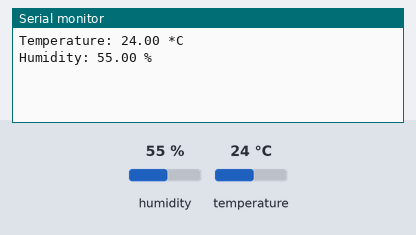
Simulated run of this sketch. Board: Arduino Uno, built with avr-gcc and run on an emulated ATmega328P. On the bench: the last lines printed to the serial monitor. Inputs (shaded band) come from the test bench; at power-on: humidity 55 %, temperature 24 °C.

Above: at 2.2 s.
2.3 s: humidity set to 22 %
At 3.7 s:
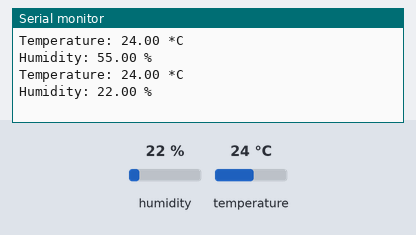
5.0 s: temperature set to 12 °C
At 5.5 s:
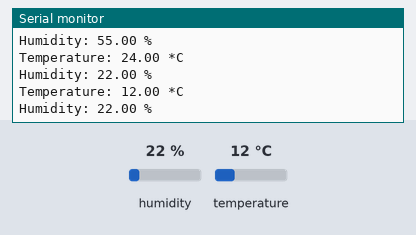
7.7 s: humidity set to 40 %
At 10.1 s:
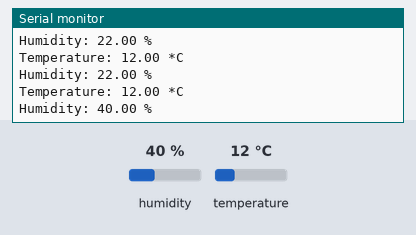
Timing chart, 0 to 11.6 s (numbered marks = the images above; inputs shaded):
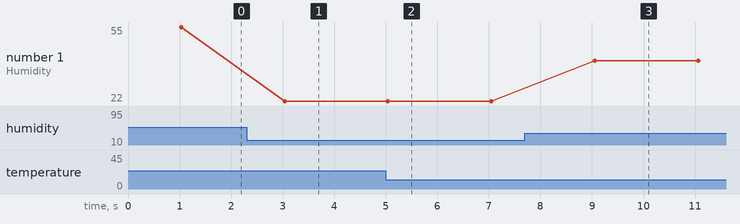

The sketch:

dht22.ino
```cpp
#include <DHT.h>

// Define DHT22 pin
#define DHTPIN 4 // GPIO2

// Initialize DHT sensor
DHT dht(DHTPIN, DHT22);

void setup()
{
    // Initialize serial communication
    Serial.begin(9600);
    delay(1000);

    // Initialize DHT sensor
    dht.begin();
}

void loop()
{
    // Read data from DHT22 sensor
    float temperature = dht.readTemperature();
    float humidity = dht.readHumidity();

    // Check if data was successfully read
    if (isnan(temperature) || isnan(humidity))
    {
        Serial.println("Failed to read data from DHT22 sensor");
        return;
    }

    // Print temperature and humidity values
    Serial.print("Temperature: ");
    Serial.print(temperature);
    Serial.println(" *C");
    Serial.print("Humidity: ");
    Serial.print(humidity);
    Serial.println(" %");

    // Wait for 2 seconds before reading again
    delay(2000);
}
```

Measured:
- after the input at 2.3 s, the serial monitor: prints a new line after 0.74 s (image 1)
- after the input at 5.0 s, the serial monitor: prints a new line at once (image 2)
- after the input at 7.7 s, the serial monitor: prints a new line after 1.4 s (image 3)
- plotted number 1: 55 → 22 after the input at 2.3 s, 22 → 40 after the input at 7.7 s
